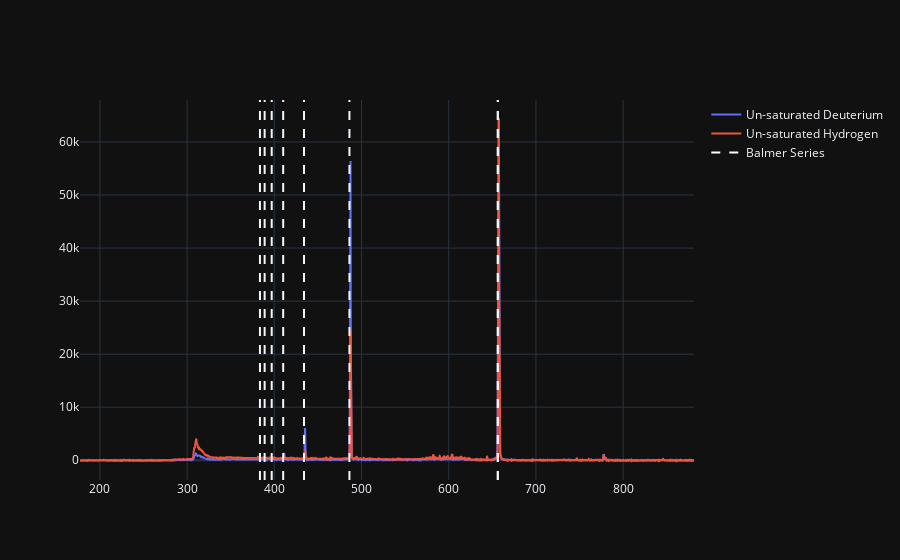

Write notebook code for a chart like this one.
### Markdown cell above
# 2.

### Code cell
fig = go.Figure(data=[
    go.Scatter(x=d2.Wavelength, y=d2.Intensity, name=r'Un-saturated Deuterium'),
    go.Scatter(x=h2.Wavelength, y=h2.Intensity, name=r'Un-saturated Hydrogen'),
    go.Scatter(x=[None], y=[None], name="Balmer Series", line=dict(color="white", dash='dash'), mode='lines')
])
fig.add_vline(x=383.5384, line_dash='dash')
fig.add_vline(x=388.9049, line_dash='dash')
fig.add_vline(x=397.0072, line_dash='dash')
fig.add_vline(x=410.174, line_dash='dash')
fig.add_vline(x=434.047, line_dash='dash')
fig.add_vline(x=486.133, line_dash='dash')
fig.add_vline(x=656.272, line_dash='dash')
fig.add_vline(x=656.2852, line_dash='dash')
fig.show()

### Figure 1 — Plotly figure (JSON) as saved in the notebook; plotly's stock layout.template omitted (floating-point values rounded to 4 significant figures; data arrays with more than 128 entries replaced by an {"elided": "..."} marker saying what was removed)
{"data": [{"name": "Un-saturated Deuterium", "type": "scatter", "x": {"elided": "2048 float values"}, "y": {"elided": "2048 float values"}}, {"name": "Un-saturated Hydrogen", "type": "scatter", "x": {"elided": "2048 float values"}, "y": {"elided": "2048 float values"}}, {"line": {"color": "white", "dash": "dash"}, "mode": "lines", "name": "Balmer Series", "type": "scatter", "x": [null], "y": [null]}], "layout": {"autosize": true, "shapes": [{"line": {"dash": "dash"}, "type": "line", "x0": 383.5, "x1": 383.5, "xref": "x", "y0": 0, "y1": 1, "yref": "y domain"}, {"line": {"dash": "dash"}, "type": "line", "x0": 388.9, "x1": 388.9, "xref": "x", "y0": 0, "y1": 1, "yref": "y domain"}, {"line": {"dash": "dash"}, "type": "line", "x0": 397.0, "x1": 397.0, "xref": "x", "y0": 0, "y1": 1, "yref": "y domain"}, {"line": {"dash": "dash"}, "type": "line", "x0": 410.2, "x1": 410.2, "xref": "x", "y0": 0, "y1": 1, "yref": "y domain"}, {"line": {"dash": "dash"}, "type": "line", "x0": 434.0, "x1": 434.0, "xref": "x", "y0": 0, "y1": 1, "yref": "y domain"}, {"line": {"dash": "dash"}, "type": "line", "x0": 486.1, "x1": 486.1, "xref": "x", "y0": 0, "y1": 1, "yref": "y domain"}, {"line": {"dash": "dash"}, "type": "line", "x0": 656.3, "x1": 656.3, "xref": "x", "y0": 0, "y1": 1, "yref": "y domain"}, {"line": {"dash": "dash"}, "type": "line", "x0": 656.3, "x1": 656.3, "xref": "x", "y0": 0, "y1": 1, "yref": "y domain"}], "xaxis": {"autorange": true, "range": [177.2, 881.2], "type": "linear"}, "yaxis": {"autorange": true, "range": [-3718.0, 67900.0], "type": "linear"}}}
